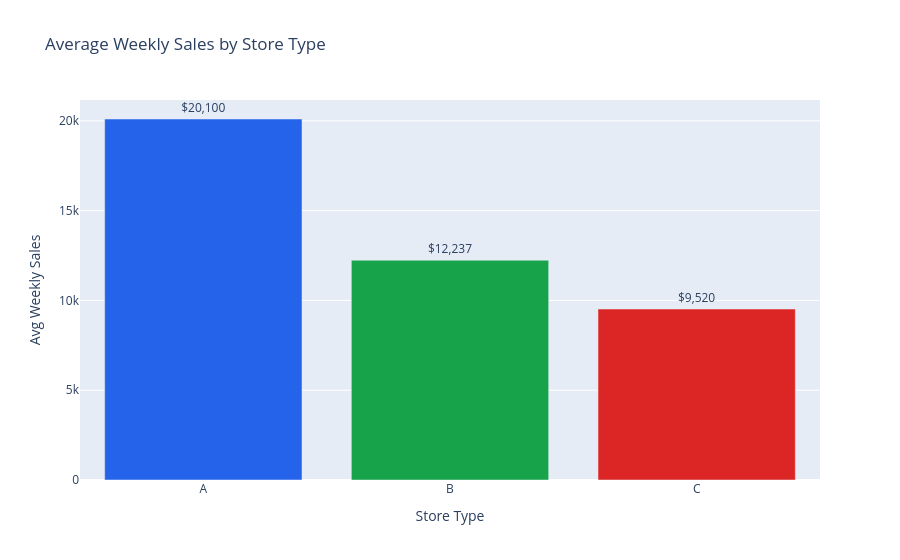

Source (notebook cell):
### Code cell
store_type_sales = df.groupby('Type')['Weekly_Sales'].agg(['mean', 'sum']).reset_index()
store_type_sales.columns = ['Store Type', 'Avg Weekly Sales', 'Total Sales']
store_type_sales = store_type_sales.sort_values('Avg Weekly Sales', ascending=False)

print("Sales By Store Types")
print(store_type_sales.to_string(index=False))

fig = px.bar(store_type_sales, x='Store Type', y='Avg Weekly Sales',
             color='Store Type',
             color_discrete_map={'A': '#2563eb', 'B': '#16a34a', 'C': '#dc2626'},
             title='Average Weekly Sales by Store Type',
             text='Avg Weekly Sales')

fig.update_traces(texttemplate='$%{text:,.0f}', textposition='outside')
fig.update_layout(showlegend=False)
fig.write_html('plots/sales_by_store_type.html')
fig.show()

# Store size correlation
print("\nStore Size vs Sales Correlation")
store_summary = df.groupby('Store').agg(
    avg_sales=('Weekly_Sales', 'mean'),
    size=('Size', 'first'),
    store_type=('Type', 'first')
).reset_index()

corr = store_summary['avg_sales'].corr(store_summary['size'])
print(f"Correlation between store size and avg weekly sales: {corr:.4f}")

### Figure 1 — Plotly figure (JSON) as saved in the notebook; plotly's stock layout.template omitted (floating-point values rounded to 4 significant figures)
{"data": [{"hovertemplate": "Store Type=%{x}<br>Avg Weekly Sales=%{text}<extra></extra>", "legendgroup": "A", "marker": {"color": "#2563eb", "pattern": {"shape": ""}}, "name": "A", "orientation": "v", "showlegend": true, "text": [20100.0], "textposition": "outside", "texttemplate": "$%{text:,.0f}", "type": "bar", "x": ["A"], "xaxis": "x", "y": [20100.0], "yaxis": "y"}, {"hovertemplate": "Store Type=%{x}<br>Avg Weekly Sales=%{text}<extra></extra>", "legendgroup": "B", "marker": {"color": "#16a34a", "pattern": {"shape": ""}}, "name": "B", "orientation": "v", "showlegend": true, "text": [12240.0], "textposition": "outside", "texttemplate": "$%{text:,.0f}", "type": "bar", "x": ["B"], "xaxis": "x", "y": [12240.0], "yaxis": "y"}, {"hovertemplate": "Store Type=%{x}<br>Avg Weekly Sales=%{text}<extra></extra>", "legendgroup": "C", "marker": {"color": "#dc2626", "pattern": {"shape": ""}}, "name": "C", "orientation": "v", "showlegend": true, "text": [9520.0], "textposition": "outside", "texttemplate": "$%{text:,.0f}", "type": "bar", "x": ["C"], "xaxis": "x", "y": [9520.0], "yaxis": "y"}], "layout": {"barmode": "relative", "legend": {"title": {"text": "Store Type"}, "tracegroupgap": 0}, "showlegend": false, "title": {"text": "Average Weekly Sales by Store Type"}, "xaxis": {"anchor": "y", "categoryarray": ["A", "B", "C"], "categoryorder": "array", "domain": [0, 1], "title": {"text": "Store Type"}}, "yaxis": {"anchor": "x", "domain": [0, 1], "title": {"text": "Avg Weekly Sales"}}}}
